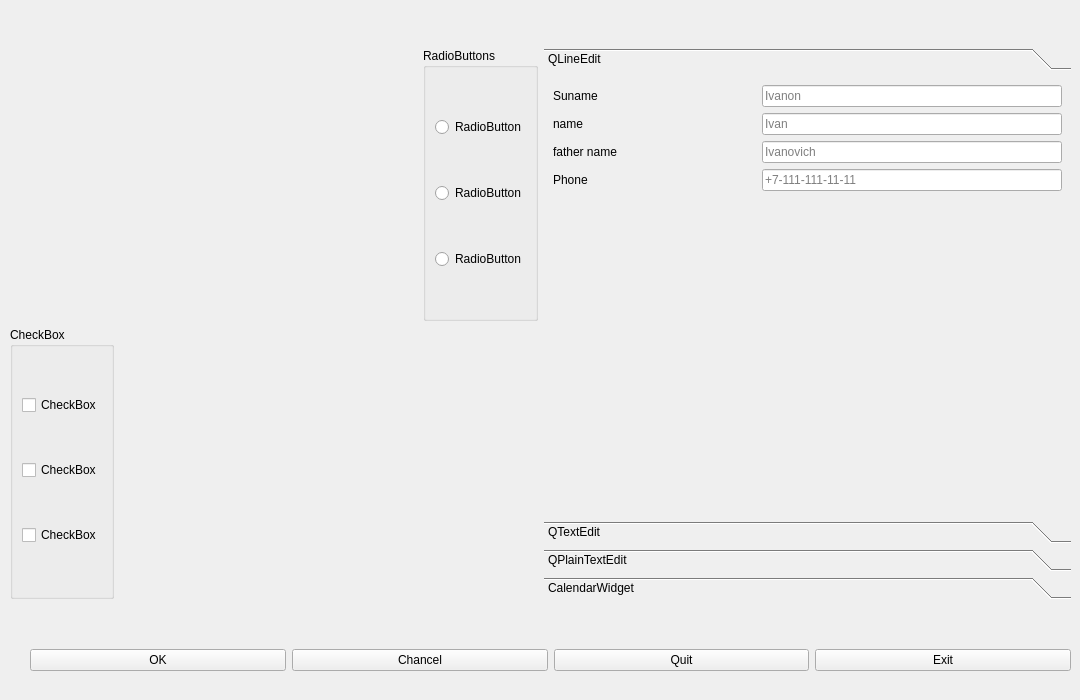
          <widget class="QWidget" name="tab">
           <attribute name="title">
            <string>Training</string>
           </attribute>
           <widget class="QWidget" name="">
            <property name="geometry">
             <rect>
              <x>30</x>
              <y>630</y>
              <width>1041</width>
              <height>61</height>
             </rect>
            </property>
            <layout class="QHBoxLayout" name="horizontalLayout_25">
             <item>
              <widget class="QPushButton" name="pushButton">
               <property name="text">
                <string>OK</string>
               </property>
              </widget>
             </item>
             <item>
              <widget class="QPushButton" name="pushButton_2">
               <property name="text">
                <string>Chancel</string>
               </property>
              </widget>
             </item>
             <item>
              <widget class="QPushButton" name="pushButton_3">
               <property name="text">
                <string>Quit</string>
               </property>
              </widget>
             </item>
             <item>
              <widget class="QPushButton" name="pushButton_7">
               <property name="text">
                <string>Exit</string>
               </property>
              </widget>
             </item>
            </layout>
           </widget>
           <widget class="QWidget" name="">
            <property name="geometry">
             <rect>
              <x>10</x>
              <y>48</y>
              <width>1061</width>
              <height>551</height>
             </rect>
            </property>
            <layout class="QHBoxLayout" name="horizontalLayout_27">
             <item>
              <layout class="QVBoxLayout" name="verticalLayout_17">
               <item>
                <layout class="QHBoxLayout" name="horizontalLayout_23">
                 <item>
                  <spacer name="horizontalSpacer_2">
                   <property name="orientation">
                    <enum>Qt::Horizontal</enum>
                   </property>
                   <property name="sizeHint" stdset="0">
                    <size>
                     <width>40</width>
                     <height>20</height>
                    </size>
                   </property>
                  </spacer>
                 </item>
                 <item>
                  <widget class="QGroupBox" name="groupBox_9">
                   <property name="title">
                    <string>RadioButtons</string>
                   </property>
                   <layout class="QVBoxLayout" name="verticalLayout_15">
                    <item>
                     <widget class="QRadioButton" name="radioButton">
                      <property name="text">
                       <string>RadioButton</string>
                      </property>
                     </widget>
                    </item>
                    <item>
                     <widget class="QRadioButton" name="radioButton_2">
                      <property name="text">
                       <string>RadioButton</string>
                      </property>
                     </widget>
                    </item>
                    <item>
                     <widget class="QRadioButton" name="radioButton_3">
                      <property name="text">
                       <string>RadioButton</string>
                      </property>
                     </widget>
                    </item>
                   </layout>
                  </widget>
                 </item>
                </layout>
               </item>
               <item>
                <layout class="QHBoxLayout" name="horizontalLayout_24">
                 <item>
                  <widget class="QGroupBox" name="groupBox_10">
                   <property name="title">
                    <string>CheckBox</string>
                   </property>
                   <layout class="QVBoxLayout" name="verticalLayout_16">
                    <item>
                     <widget class="QCheckBox" name="checkBox">
                      <property name="text">
                       <string>CheckBox</string>
                      </property>
                     </widget>
                    </item>
                    <item>
                     <widget class="QCheckBox" name="checkBox_2">
                      <property name="text">
                       <string>CheckBox</string>
                      </property>
                     </widget>
                    </item>
                    <item>
                     <widget class="QCheckBox" name="checkBox_3">
                      <property name="text">
                       <string>CheckBox</string>
                      </property>
                     </widget>
                    </item>
                   </layout>
                  </widget>
                 </item>
                 <item>
                  <spacer name="horizontalSpacer_3">
                   <property name="orientation">
                    <enum>Qt::Horizontal</enum>
                   </property>
                   <property name="sizeHint" stdset="0">
                    <size>
                     <width>40</width>
                     <height>20</height>
                    </size>
                   </property>
                  </spacer>
                 </item>
                </layout>
               </item>
              </layout>
             </item>
             <item>
              <widget class="QToolBox" name="toolBox">
               <property name="currentIndex">
                <number>0</number>
               </property>
               <widget class="QWidget" name="page">
                <property name="geometry">
                 <rect>
                  <x>0</x>
                  <y>0</y>
                  <width>526</width>
                  <height>429</height>
                 </rect>
                </property>
                <attribute name="label">
                 <string>QLineEdit</string>
                </attribute>
                <layout class="QVBoxLayout" name="verticalLayout_19">
                 <item>
                  <layout class="QVBoxLayout" name="verticalLayout_18">
                   <item>
                    <layout class="QHBoxLayout" name="horizontalLayout_28">
                     <item>
                      <widget class="QLabel" name="label_17">
                       <property name="text">
                        <string>Suname</string>
                       </property>
                      </widget>
                     </item>
                     <item>
                      <widget class="QLineEdit" name="lineEdit_5">
                       <property name="sizePolicy">
                        <sizepolicy hsizetype="Minimum" vsizetype="Fixed">
                         <horstretch>0</horstretch>
                         <verstretch>0</verstretch>
                        </sizepolicy>
                       </property>
                       <property name="minimumSize">
                        <size>
                         <width>300</width>
                         <height>0</height>
                        </size>
                       </property>
                       <property name="contextMenuPolicy">
                        <enum>Qt::NoContextMenu</enum>
                       </property>
                       <property name="placeholderText">
                        <string>Ivanon</string>
                       </property>
                      </widget>
                     </item>
                    </layout>
                   </item>
                   <item>
                    <layout class="QHBoxLayout" name="horizontalLayout_29">
                     <item>
                      <widget class="QLabel" name="label_18">
                       <property name="text">
                        <string>name</string>
                       </property>
                      </widget>
                     </item>
                     <item>
                      <widget class="QLineEdit" name="lineEdit_6">
                       <property name="sizePolicy">
                        <sizepolicy hsizetype="Minimum" vsizetype="Fixed">
                         <horstretch>30</horstretch>
                         <verstretch>0</verstretch>
                        </sizepolicy>
                       </property>
                       <property name="minimumSize">
                        <size>
                         <width>300</width>
                         <height>0</height>
                        </size>
                       </property>
                       <property name="maximumSize">
                        <size>
                         <width>300</width>
                         <height>16777215</height>
                        </size>
                       </property>
                       <property name="placeholderText">
                        <string>Ivan</string>
                       </property>
                      </widget>
                     </item>
                    </layout>
                   </item>
                   <item>
                    <layout class="QHBoxLayout" name="horizontalLayout_30">
                     <item>
                      <widget class="QLabel" name="label_23">
                       <property name="text">
                        <string>father name</string>
                       </property>
                      </widget>
                     </item>
                     <item>
                      <widget class="QLineEdit" name="lineEdit_7">
                       <property name="sizePolicy">
                        <sizepolicy hsizetype="Minimum" vsizetype="Fixed">
                         <horstretch>200</horstretch>
                         <verstretch>0</verstretch>
                        </sizepolicy>
                       </property>
                       <property name="minimumSize">
                        <size>
                         <width>300</width>
                         <height>0</height>
                        </size>
                       </property>
                       <property name="maximumSize">
                        <size>
                         <width>300</width>
                         <height>16777215</height>
                        </size>
                       </property>
                       <property name="placeholderText">
                        <string>Ivanovich</string>
                       </property>
                      </widget>
                     </item>
                    </layout>
                   </item>
                   <item>
                    <layout class="QHBoxLayout" name="horizontalLayout_31">
                     <item>
                      <widget class="QLabel" name="label_24">
                       <property name="text">
                        <string>Phone</string>
                       </property>
                      </widget>
                     </item>
                     <item>
                      <widget class="QLineEdit" name="lineEdit_8">
                       <property name="sizePolicy">
                        <sizepolicy hsizetype="Minimum" vsizetype="Fixed">
                         <horstretch>30</horstretch>
                         <verstretch>0</verstretch>
                        </sizepolicy>
                       </property>
                       <property name="minimumSize">
                        <size>
                         <width>300</width>
                         <height>0</height>
                        </size>
                       </property>
                       <property name="maximumSize">
                        <size>
                         <width>300</width>
                         <height>16777215</height>
                        </size>
                       </property>
                       <property name="placeholderText">
                        <string>+7-111-111-11-11</string>
                       </property>
                      </widget>
                     </item>
                    </layout>
                   </item>
                   <item>
                    <spacer name="verticalSpacer">
                     <property name="orientation">
                      <enum>Qt::Vertical</enum>
                     </property>
                     <property name="sizeHint" stdset="0">
                      <size>
                       <width>20</width>
                       <height>40</height>
                      </size>
                     </property>
                    </spacer>
                   </item>
                  </layout>
                 </item>
                </layout>
               </widget>
               <widget class="QWidget" name="page_3">
                <attribute name="label">
                 <string>QTextEdit</string>
                </attribute>
                <layout class="QHBoxLayout" name="horizontalLayout_33">
                 <item>
                  <widget class="QTextEdit" name="textEdit_9"/>
                 </item>
                </layout>
               </widget>
               <widget class="QWidget" name="page_4">
                <attribute name="label">
                 <string>QPlainTextEdit</string>
                </attribute>
                <layout class="QHBoxLayout" name="horizontalLayout_34">
                 <item>
                  <widget class="QPlainTextEdit" name="plainTextEdit"/>
                 </item>
                </layout>
               </widget>
               <widget class="QWidget" name="page_2">
                <property name="geometry">
                 <rect>
                  <x>0</x>
                  <y>0</y>
                  <width>526</width>
                  <height>429</height>
                 </rect>
                </property>
                <attribute name="label">
                 <string>CalendarWidget</string>
                </attribute>
                <layout class="QHBoxLayout" name="horizontalLayout_26">
                 <item>
                  <widget class="QCalendarWidget" name="calendarWidget"/>
                 </item>
                </layout>
               </widget>
              </widget>
             </item>
            </layout>
           </widget>
          </widget>
